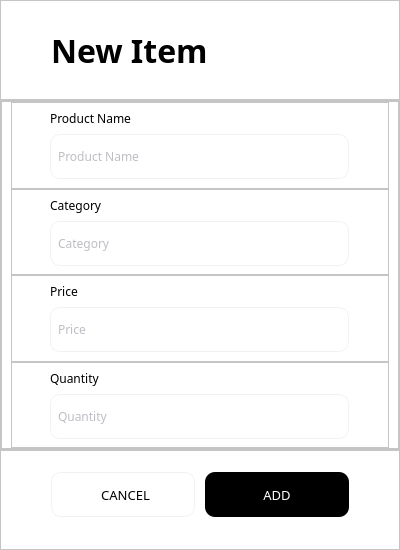
<?xml version="1.0" encoding="UTF-8"?>
<ui version="4.0">
 <class>Add_Dialog</class>
 <widget class="QDialog" name="Add_Dialog">
  <property name="geometry">
   <rect>
    <x>0</x>
    <y>0</y>
    <width>400</width>
    <height>550</height>
   </rect>
  </property>
  <property name="windowTitle">
   <string>Dialog</string>
  </property>
  <layout class="QVBoxLayout" name="verticalLayout">
   <property name="spacing">
    <number>0</number>
   </property>
   <property name="leftMargin">
    <number>0</number>
   </property>
   <property name="topMargin">
    <number>0</number>
   </property>
   <property name="rightMargin">
    <number>0</number>
   </property>
   <property name="bottomMargin">
    <number>0</number>
   </property>
   <item>
    <widget class="QWidget" name="widget" native="true">
     <property name="styleSheet">
      <string notr="true">background-color: rgb(255, 255, 255);</string>
     </property>
     <layout class="QGridLayout" name="gridLayout">
      <property name="leftMargin">
       <number>0</number>
      </property>
      <property name="topMargin">
       <number>0</number>
      </property>
      <property name="rightMargin">
       <number>0</number>
      </property>
      <property name="bottomMargin">
       <number>0</number>
      </property>
      <property name="spacing">
       <number>0</number>
      </property>
      <item row="0" column="0">
       <widget class="QFrame" name="top_frame">
        <property name="maximumSize">
         <size>
          <width>16777215</width>
          <height>100</height>
         </size>
        </property>
        <property name="frameShape">
         <enum>QFrame::StyledPanel</enum>
        </property>
        <property name="frameShadow">
         <enum>QFrame::Raised</enum>
        </property>
        <layout class="QGridLayout" name="gridLayout_5">
         <item row="0" column="0">
          <widget class="QLabel" name="label_8">
           <property name="maximumSize">
            <size>
             <width>298</width>
             <height>16777215</height>
            </size>
           </property>
           <property name="font">
            <font>
             <family>Satoshi Black</family>
             <pointsize>24</pointsize>
             <bold>true</bold>
            </font>
           </property>
           <property name="styleSheet">
            <string notr="true">color: black;</string>
           </property>
           <property name="text">
            <string>New Item</string>
           </property>
          </widget>
         </item>
        </layout>
       </widget>
      </item>
      <item row="3" column="0">
       <widget class="QFrame" name="bottom_frame">
        <property name="minimumSize">
         <size>
          <width>0</width>
          <height>100</height>
         </size>
        </property>
        <property name="maximumSize">
         <size>
          <width>16777215</width>
          <height>100</height>
         </size>
        </property>
        <property name="frameShape">
         <enum>QFrame::StyledPanel</enum>
        </property>
        <property name="frameShadow">
         <enum>QFrame::Raised</enum>
        </property>
        <layout class="QGridLayout" name="gridLayout_2">
         <property name="leftMargin">
          <number>50</number>
         </property>
         <property name="topMargin">
          <number>0</number>
         </property>
         <property name="rightMargin">
          <number>50</number>
         </property>
         <property name="bottomMargin">
          <number>10</number>
         </property>
         <property name="horizontalSpacing">
          <number>10</number>
         </property>
         <item row="0" column="1">
          <widget class="QPushButton" name="add_btn">
           <property name="maximumSize">
            <size>
             <width>16777215</width>
             <height>45</height>
            </size>
           </property>
           <property name="font">
            <font>
             <family>Satoshi Medium</family>
             <pointsize>10</pointsize>
            </font>
           </property>
           <property name="styleSheet">
            <string notr="true">QPushButton {
border: none;
border-radius: 10px;
background-color: black;
color: white;
}
QPushButton:hover {
	background-color: #191919;
	border-radius: 10px;
}</string>
           </property>
           <property name="text">
            <string>ADD</string>
           </property>
          </widget>
         </item>
         <item row="0" column="0">
          <widget class="QPushButton" name="cancel_btn">
           <property name="maximumSize">
            <size>
             <width>16777215</width>
             <height>45</height>
            </size>
           </property>
           <property name="font">
            <font>
             <family>Satoshi Medium</family>
             <pointsize>10</pointsize>
            </font>
           </property>
           <property name="styleSheet">
            <string notr="true">QPushButton {
border: 1px solid rgb(244, 242, 240);
border-radius: 10px;
padding-left: 5px;
background-color: transparent;
color: black;
}
QPushButton:hover {
	border: 1px solid black;
	border-radius: 10px;
}</string>
           </property>
           <property name="text">
            <string>CANCEL</string>
           </property>
          </widget>
         </item>
        </layout>
       </widget>
      </item>
      <item row="1" column="0">
       <widget class="QFrame" name="content_frame">
        <property name="frameShape">
         <enum>QFrame::StyledPanel</enum>
        </property>
        <property name="frameShadow">
         <enum>QFrame::Raised</enum>
        </property>
        <layout class="QGridLayout" name="gridLayout_8">
         <property name="leftMargin">
          <number>0</number>
         </property>
         <property name="topMargin">
          <number>0</number>
         </property>
         <property name="rightMargin">
          <number>0</number>
         </property>
         <property name="bottomMargin">
          <number>0</number>
         </property>
         <property name="spacing">
          <number>0</number>
         </property>
         <item row="2" column="0">
          <widget class="QFrame" name="frame">
           <property name="frameShape">
            <enum>QFrame::StyledPanel</enum>
           </property>
           <property name="frameShadow">
            <enum>QFrame::Raised</enum>
           </property>
           <layout class="QGridLayout" name="gridLayout_9">
            <property name="topMargin">
             <number>0</number>
            </property>
            <property name="bottomMargin">
             <number>0</number>
            </property>
            <property name="spacing">
             <number>0</number>
            </property>
            <item row="0" column="0">
             <widget class="QFrame" name="frame_5">
              <property name="font">
               <font>
                <family>Satoshi Black</family>
               </font>
              </property>
              <property name="frameShape">
               <enum>QFrame::StyledPanel</enum>
              </property>
              <property name="frameShadow">
               <enum>QFrame::Raised</enum>
              </property>
              <layout class="QGridLayout" name="gridLayout_4">
               <property name="leftMargin">
                <number>0</number>
               </property>
               <property name="topMargin">
                <number>0</number>
               </property>
               <property name="rightMargin">
                <number>0</number>
               </property>
               <property name="bottomMargin">
                <number>0</number>
               </property>
               <property name="spacing">
                <number>0</number>
               </property>
               <item row="0" column="0">
                <widget class="QLabel" name="label_3">
                 <property name="maximumSize">
                  <size>
                   <width>16777215</width>
                   <height>15</height>
                  </size>
                 </property>
                 <property name="font">
                  <font>
                   <family>Satoshi Medium</family>
                   <pointsize>9</pointsize>
                  </font>
                 </property>
                 <property name="styleSheet">
                  <string notr="true">color: black;</string>
                 </property>
                 <property name="text">
                  <string>Product Name</string>
                 </property>
                </widget>
               </item>
               <item row="1" column="0">
                <widget class="QLineEdit" name="product_name_lineEdit">
                 <property name="minimumSize">
                  <size>
                   <width>299</width>
                   <height>45</height>
                  </size>
                 </property>
                 <property name="maximumSize">
                  <size>
                   <width>299</width>
                   <height>45</height>
                  </size>
                 </property>
                 <property name="font">
                  <font>
                   <family>Satoshi</family>
                  </font>
                 </property>
                 <property name="styleSheet">
                  <string notr="true">border: 1px solid rgb(244, 242, 240);
border-radius: 10px;
padding-left: 5px;
background-color: transparent;
color: rgb(124, 124, 135);</string>
                 </property>
                 <property name="placeholderText">
                  <string>Product Name</string>
                 </property>
                </widget>
               </item>
              </layout>
             </widget>
            </item>
            <item row="1" column="0">
             <widget class="QFrame" name="frame_3">
              <property name="frameShape">
               <enum>QFrame::StyledPanel</enum>
              </property>
              <property name="frameShadow">
               <enum>QFrame::Raised</enum>
              </property>
              <layout class="QGridLayout" name="gridLayout_3">
               <property name="leftMargin">
                <number>0</number>
               </property>
               <property name="topMargin">
                <number>0</number>
               </property>
               <property name="rightMargin">
                <number>0</number>
               </property>
               <property name="bottomMargin">
                <number>0</number>
               </property>
               <property name="spacing">
                <number>0</number>
               </property>
               <item row="0" column="0">
                <widget class="QLabel" name="label_4">
                 <property name="maximumSize">
                  <size>
                   <width>16777215</width>
                   <height>15</height>
                  </size>
                 </property>
                 <property name="font">
                  <font>
                   <family>Satoshi Medium</family>
                  </font>
                 </property>
                 <property name="styleSheet">
                  <string notr="true">color: black;</string>
                 </property>
                 <property name="text">
                  <string>Category</string>
                 </property>
                </widget>
               </item>
               <item row="1" column="0">
                <widget class="QLineEdit" name="category_lineEdit">
                 <property name="minimumSize">
                  <size>
                   <width>299</width>
                   <height>45</height>
                  </size>
                 </property>
                 <property name="maximumSize">
                  <size>
                   <width>299</width>
                   <height>45</height>
                  </size>
                 </property>
                 <property name="font">
                  <font>
                   <family>Satoshi</family>
                  </font>
                 </property>
                 <property name="styleSheet">
                  <string notr="true">border: 1px solid rgb(244, 242, 240);
border-radius: 10px;
padding-left: 5px;
background-color: transparent;
color: rgb(124, 124, 135);</string>
                 </property>
                 <property name="text">
                  <string/>
                 </property>
                 <property name="placeholderText">
                  <string>Category</string>
                 </property>
                </widget>
               </item>
              </layout>
             </widget>
            </item>
            <item row="2" column="0">
             <widget class="QFrame" name="frame_4">
              <property name="frameShape">
               <enum>QFrame::StyledPanel</enum>
              </property>
              <property name="frameShadow">
               <enum>QFrame::Raised</enum>
              </property>
              <layout class="QGridLayout" name="gridLayout_6">
               <property name="leftMargin">
                <number>0</number>
               </property>
               <property name="topMargin">
                <number>0</number>
               </property>
               <property name="rightMargin">
                <number>0</number>
               </property>
               <property name="bottomMargin">
                <number>0</number>
               </property>
               <property name="spacing">
                <number>0</number>
               </property>
               <item row="0" column="0">
                <widget class="QLabel" name="label_5">
                 <property name="maximumSize">
                  <size>
                   <width>16777215</width>
                   <height>15</height>
                  </size>
                 </property>
                 <property name="font">
                  <font>
                   <family>Satoshi Medium</family>
                   <pointsize>9</pointsize>
                  </font>
                 </property>
                 <property name="styleSheet">
                  <string notr="true">color: black;</string>
                 </property>
                 <property name="text">
                  <string>Price</string>
                 </property>
                </widget>
               </item>
               <item row="1" column="0">
                <widget class="QLineEdit" name="price_lineEdit">
                 <property name="minimumSize">
                  <size>
                   <width>299</width>
                   <height>45</height>
                  </size>
                 </property>
                 <property name="maximumSize">
                  <size>
                   <width>299</width>
                   <height>45</height>
                  </size>
                 </property>
                 <property name="font">
                  <font>
                   <family>Satoshi</family>
                  </font>
                 </property>
                 <property name="styleSheet">
                  <string notr="true">border: 1px solid rgb(244, 242, 240);
border-radius: 10px;
padding-left: 5px;
background-color: transparent;
color: rgb(124, 124, 135);</string>
                 </property>
                 <property name="text">
                  <string/>
                 </property>
                 <property name="placeholderText">
                  <string>Price</string>
                 </property>
                </widget>
               </item>
              </layout>
             </widget>
            </item>
            <item row="3" column="0">
             <widget class="QFrame" name="frame_2">
              <property name="frameShape">
               <enum>QFrame::StyledPanel</enum>
              </property>
              <property name="frameShadow">
               <enum>QFrame::Raised</enum>
              </property>
              <layout class="QGridLayout" name="gridLayout_7">
               <property name="leftMargin">
                <number>0</number>
               </property>
               <property name="topMargin">
                <number>0</number>
               </property>
               <property name="rightMargin">
                <number>0</number>
               </property>
               <property name="bottomMargin">
                <number>0</number>
               </property>
               <property name="spacing">
                <number>0</number>
               </property>
               <item row="0" column="0">
                <widget class="QLabel" name="label_6">
                 <property name="maximumSize">
                  <size>
                   <width>16777215</width>
                   <height>15</height>
                  </size>
                 </property>
                 <property name="font">
                  <font>
                   <family>Satoshi Medium</family>
                  </font>
                 </property>
                 <property name="styleSheet">
                  <string notr="true">color: black;</string>
                 </property>
                 <property name="text">
                  <string>Quantity</string>
                 </property>
                </widget>
               </item>
               <item row="1" column="0">
                <widget class="QLineEdit" name="quantity_lineEdit">
                 <property name="minimumSize">
                  <size>
                   <width>299</width>
                   <height>45</height>
                  </size>
                 </property>
                 <property name="maximumSize">
                  <size>
                   <width>299</width>
                   <height>45</height>
                  </size>
                 </property>
                 <property name="font">
                  <font>
                   <family>Satoshi</family>
                  </font>
                 </property>
                 <property name="styleSheet">
                  <string notr="true">border: 1px solid rgb(244, 242, 240);
border-radius: 10px;
padding-left: 5px;
background-color: transparent;
color: rgb(124, 124, 135);</string>
                 </property>
                 <property name="text">
                  <string/>
                 </property>
                 <property name="placeholderText">
                  <string>Quantity</string>
                 </property>
                </widget>
               </item>
              </layout>
             </widget>
            </item>
           </layout>
          </widget>
         </item>
        </layout>
       </widget>
      </item>
     </layout>
    </widget>
   </item>
  </layout>
 </widget>
 <resources/>
 <connections>
  <connection>
   <sender>cancel_btn</sender>
   <signal>clicked()</signal>
   <receiver>Add_Dialog</receiver>
   <slot>close()</slot>
   <hints>
    <hint type="sourcelabel">
     <x>151</x>
     <y>493</y>
    </hint>
    <hint type="destinationlabel">
     <x>81</x>
     <y>493</y>
    </hint>
   </hints>
  </connection>
 </connections>
</ui>
